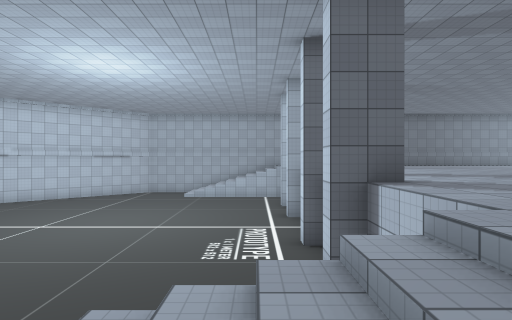
[1] (above)

23 first-person views from a walk through a 3-D level made in the Unity game engine. The camera is 1.5 m above the floor, looks level and sees 75° across. The floor is counted in squares, 2 m on a side. Each view is taken from the middle of a square. On the plan, view 1 faces up. The plan holds only what a view shows up to about 11 squares ahead; the rest is blank. The place goes on beyond the plan. The player is left out. Some animated figures are left out. Some surface patterns are stand-ins.

[2]
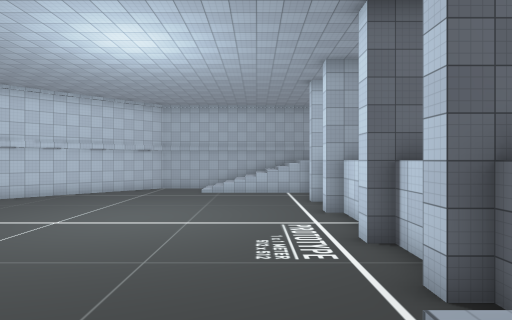

[3]
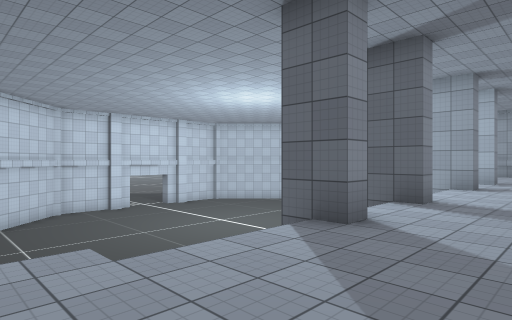

[4]
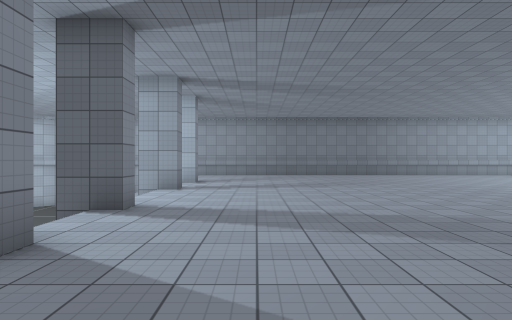

[5]
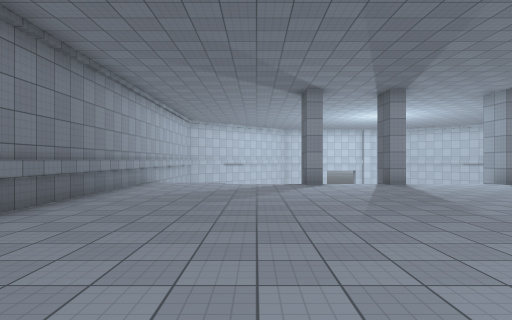

[6]
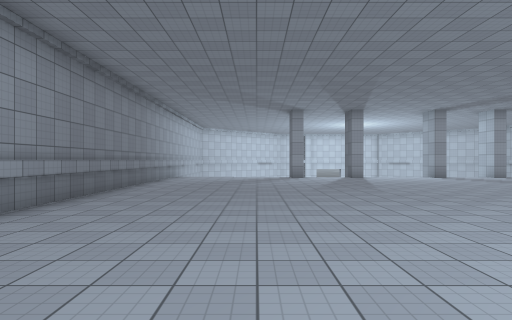

[7]
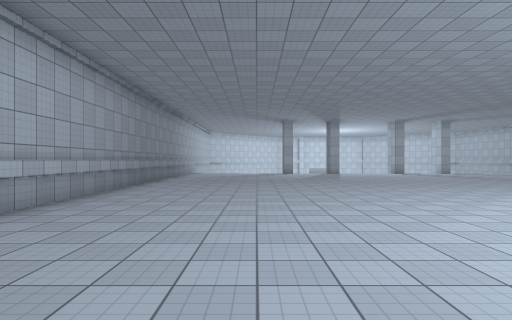

[8]
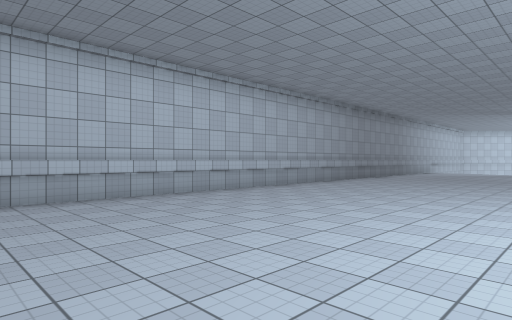

[9]
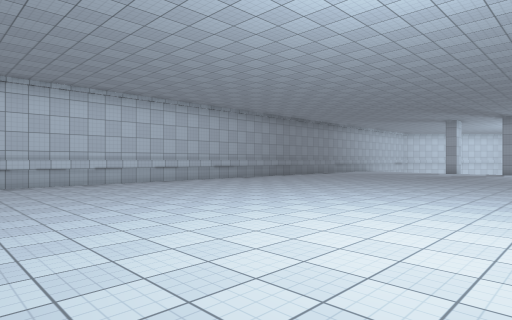

[10]
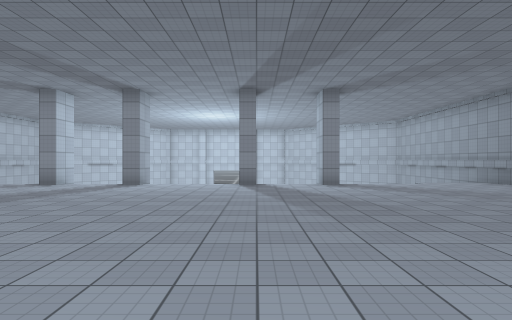

[11]
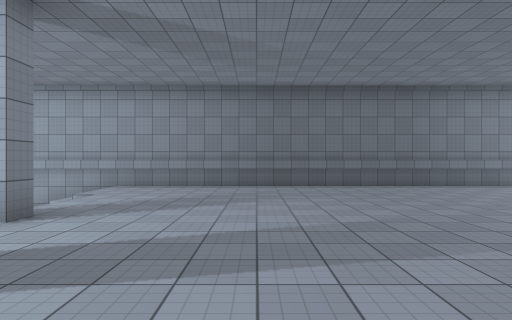

[12]
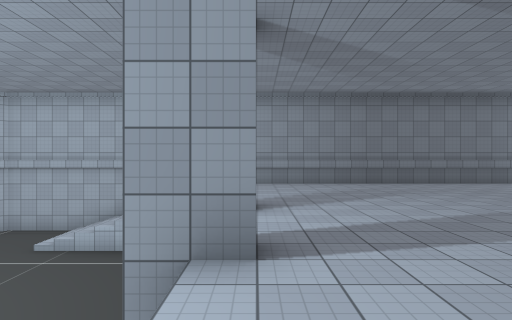

[13]
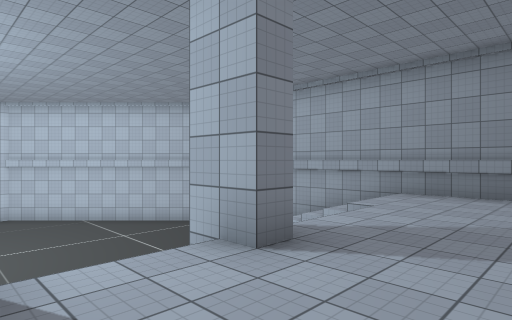

[14]
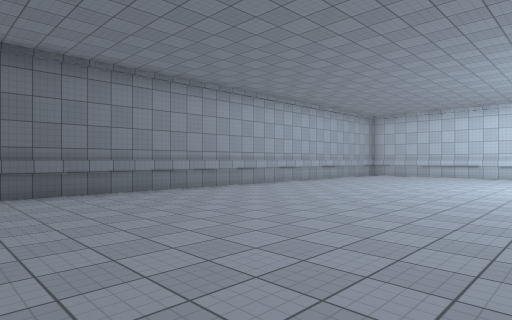

[15]
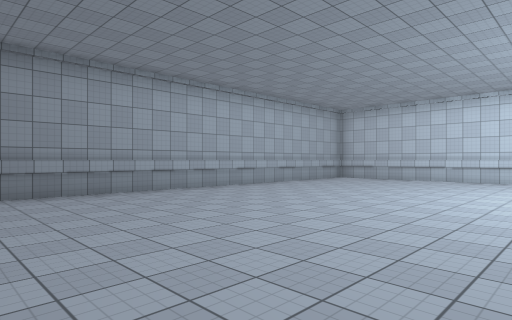

[16]
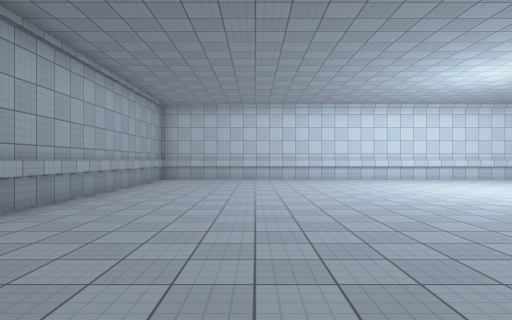

[17]
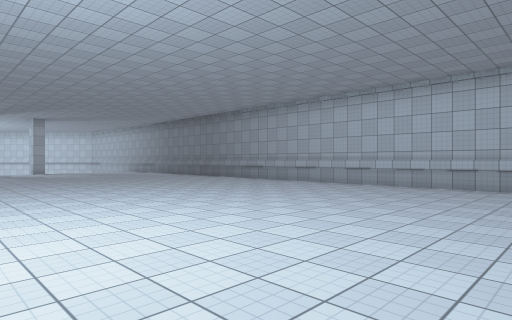

[18]
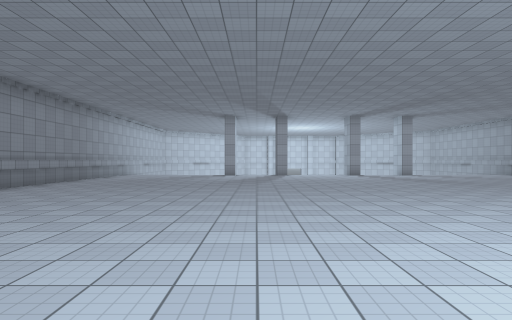

[19]
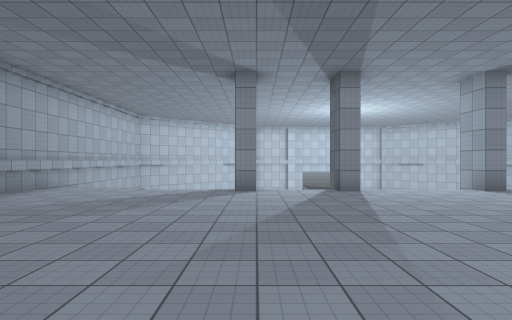

[20]
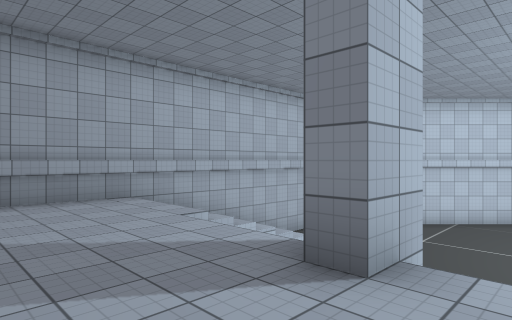

[21]
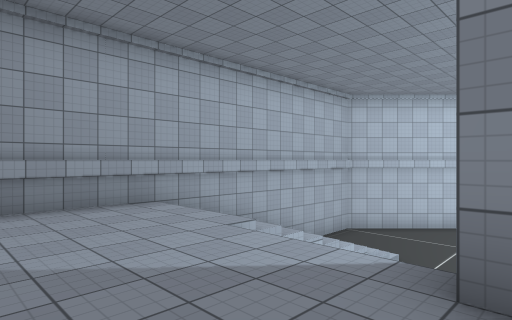

[22]
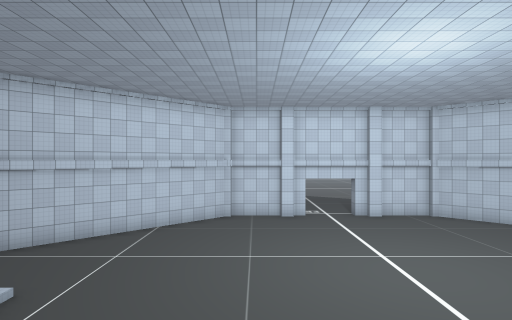

[23]
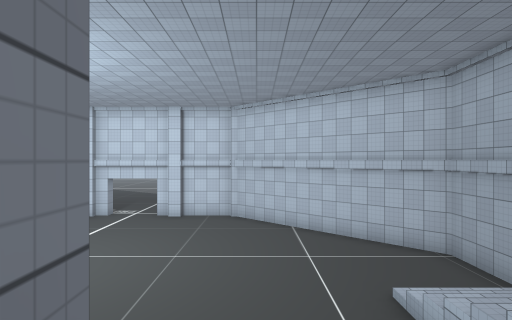

### Floor plan
Key: @ floor where view 1 was taken; # wall or solid block; . main floor; - floor 3 m lower than the main floor; / step, stairs or slope.
Columns run from 9 left of view 1 to 22 right of it. Each row starts with its distance up from view 1.
 19   ##############################
 18  ##---//  /.....................
 17 ##----/////.....................
 16 #----------.....................
 15 ---------  .....................
 14 ---------- .....................
 13 ---------- #....................
 12 -----------.....................
 11 -----------#....................
 10 -----------.....................
  9 -----------.....................
  8 -----------.....................
  7 -----------#....................
  6 -----------.....................
  5 -----------#...................
  4 -----------.....................
  3 -------    .....................
  2 #-----/////.....................
  1 ##----  ///....................
  0  ##---   @/....................
 -1   #############################

Where each view was taken, in squares from view 1:
view 1: 0 up, 0 right, facing up
view 2: 1 up, 1 left, facing up
view 3: 1 up, 4 right, facing up-left
view 4: 2 up, 4 right, facing up
view 5: 3 up, 12 right, facing left
view 6: 3 up, 16 right, facing left
view 7: 3 up, 20 right, facing left
view 8: 6 up, 22 right, facing down-left
view 9: 10 up, 22 right, facing down-left
view 10: 11 up, 12 right, facing left
view 11: 9 up, 5 right, facing up
view 12: 8 up, 2 right, facing up
view 13: 11 up, 4 right, facing up-left
view 14: 11 up, 8 right, facing up-right
view 15: 11 up, 11 right, facing up-right
view 16: 15 up, 11 right, facing right
view 17: 9 up, 22 right, facing up-left
view 18: 6 up, 18 right, facing left
view 19: 5 up, 10 right, facing left
view 20: 6 up, 4 right, facing down-left
view 21: 5 up, 4 right, facing down-left
view 22: 6 up, 2 right, facing left
view 23: 14 up, 2 right, facing left
